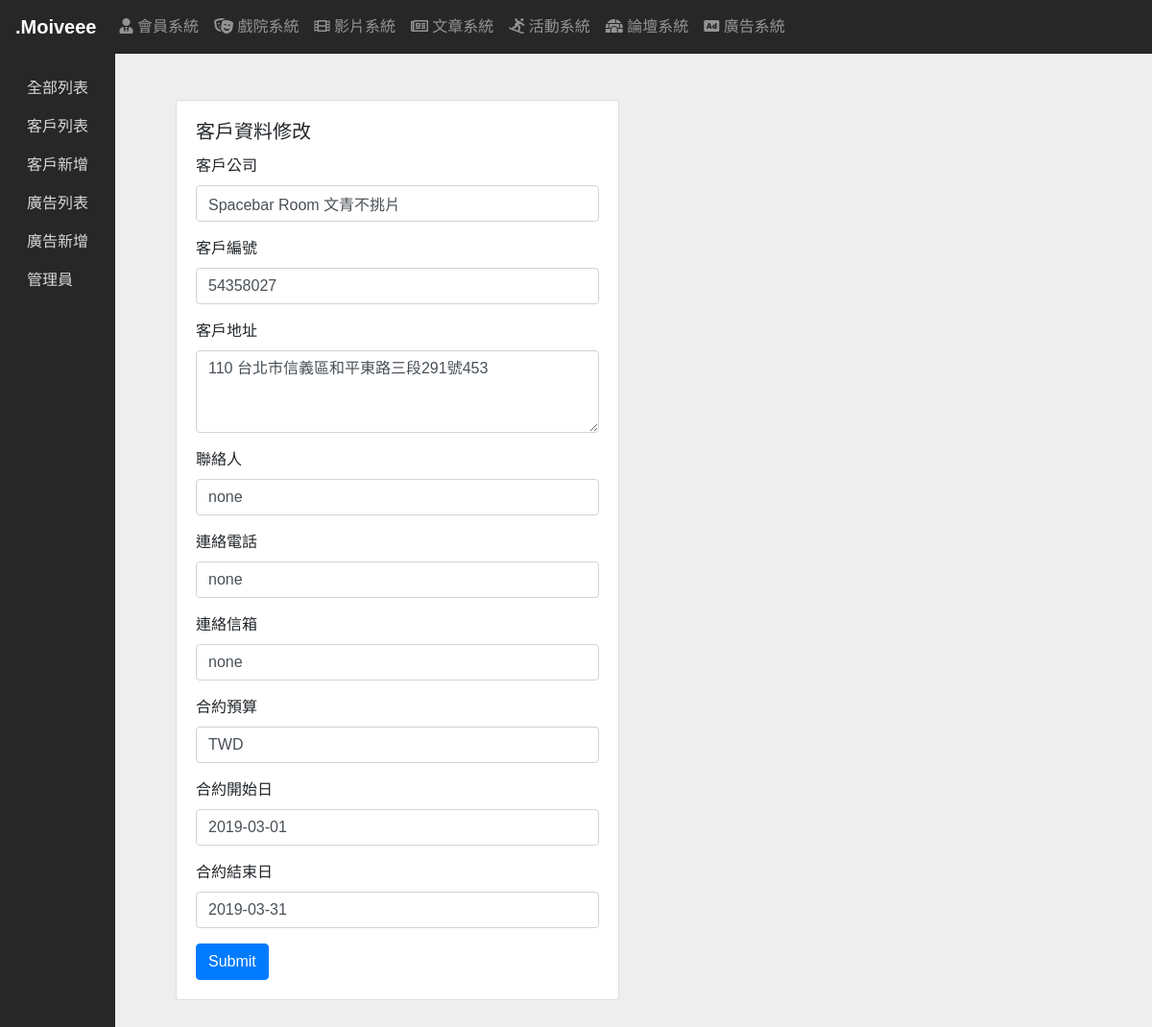
/php/ann_client_update.php?sn=101, run on the app's committed database.
### tables this page shows
CREATE TABLE `ad` (
  `sn` int(11) NOT NULL,
  `client_name` varchar(255) NOT NULL,
  `client_number` varchar(255) NOT NULL,
  `client_address` varchar(255) NOT NULL,
  `client_poc` varchar(255) NOT NULL,
  `client_mobile` varchar(255) NOT NULL,
  `client_email` varchar(255) NOT NULL,
  `contract_budget` varchar(255) NOT NULL,
  `contract_start_date` date NOT NULL,
  `contract_end_date` date NOT NULL,
  `ad_name` varchar(255) NOT NULL,
  `ad_pic` varchar(255) NOT NULL,
  `ad_link` varchar(255) NOT NULL,
  `ad_link_count` varchar(255) NOT NULL,
  `ad_start_time` datetime NOT NULL,
  `ad_end_time` datetime NOT NULL
);

### php/ann_client_update.php (the view, shortened to what this page needs)
<?php
require __DIR__ . '/PDO.php';
$sn = isset($_GET['sn']) ? intval($_GET['sn']) : 0;
$sql = "SELECT * FROM ad WHERE sn = $sn";
$stmt = $pdo->query($sql);
$row = $stmt->fetch(PDO::FETCH_ASSOC);
?>
<?php include __DIR__ . '/head.php'; ?>
<?php include __DIR__ . '/nav.php'; ?>
<?php include __DIR__.'/ann_side_nav.php'?>
<section class="dashboard">
    <div class="container">
        <div class="row">
            <div class="col-lg-6">
                <div class="card">
                    <div class="card-body">
                        <h5 class="card-title">客戶資料修改</h5>
                        <form name="form1" method="post" onsubmit="return checkForm();">
                            <div class="form-group">
                                <label for="client_name">客戶公司</label>
                                <input type="text" class="form-control" id="client_name" name="client_name"
                                    placeholder="" value="<?= $row['client_name']?>">
                            </div>
                            <div class="form-group">
                                <label for="client_number">客戶編號</label>
                                <input type="text" class="form-control" id="client_number" name="client_number"
                                    placeholder="" value="<?= $row['client_number']?>">
                            </div>
                            <div class="form-group">
                                <label for="client_address">客戶地址</label>
                                <textarea class="form-control" id="client_address" name="client_address" cols="30"
                                    rows="3"><?= $row['client_address']?></textarea>
                            </div>
                            <div class="form-group">
                                <label for="client_poc">聯絡人</label>
                                <input type="text" class="form-control" id="client_poc" name="client_poc" placeholder=""
                                    value="<?= $row['client_poc']?>">
                            </div>
                            <div class="form-group">
                                <label for="client_mobile">連絡電話</label>
                                <input type="text" class="form-control" id="client_mobile" name="client_mobile"
                                    placeholder="" value="<?= $row['client_mobile']?>">
                            </div>
                            <div class="form-group">
                                <label for="client_email">連絡信箱</label>
                                <input type="text" class="form-control" id="client_email" name="client_email"
                                    placeholder="" value="<?= $row['client_email']?>">
                            </div>
                            <div class="form-group">
                                <label for="contract_budget">合約預算</label>
                                <input type="text" class="form-control" id="contract_budget" name="contract_budget"
                                    placeholder="" value="<?= $row['contract_budget']?>">
                            </div>
                            <div class="form-group">
                                <label for="contract_start_date">合約開始日</label>
                                <input type="text" class="form-control" id="contract_start_date"
                                    name="contract_start_date" placeholder="" value="<?= $row['contract_start_date']?>">
                            </div>
                            <div class="form-group">
                                <label for="contract_end_date">合約結束日</label>
                                <input type="text" class="form-control" id="contract_end_date" name="contract_end_date"
                                    placeholder="" value="<?= $row['contract_end_date']?>">
                            </div>
                            <button id="submit_btn" type="submit" class="btn btn-primary">Submit</button>
                        </form>
                    </div>
                </div>
            </div>
        </div>
    </div>
</section>
<?php include __DIR__ . '/foot.php'; ?>

### css/main.css (style rules this page uses)
html,body { background:#eee; font-family:'Noto Sans TC', sans-serif,Verdana, Geneva, Tahoma, sans-serif; }
.dashboard { position:fixed; top:56px; left:120px; right:0; bottom:auto; padding:3rem; }

### php/head.php (style rules this page uses)
html,body { background:#eee; font-family:'Noto Sans TC', sans-serif,Verdana, Geneva, Tahoma, sans-serif; }
.dashboard { position:absolute; top:56px; left:120px; right:0; padding:3rem; }

### data on the page
ad: client_name "Spacebar Room 文青不挑片", client_number "54358027", client_address "110 台北市信義區和平東路三段291號453", client_poc "none", client_mobile "none", client_email "none", contract_budget "TWD", contract_start_date "2019-03-01", contract_end_date "2019-03-31"
